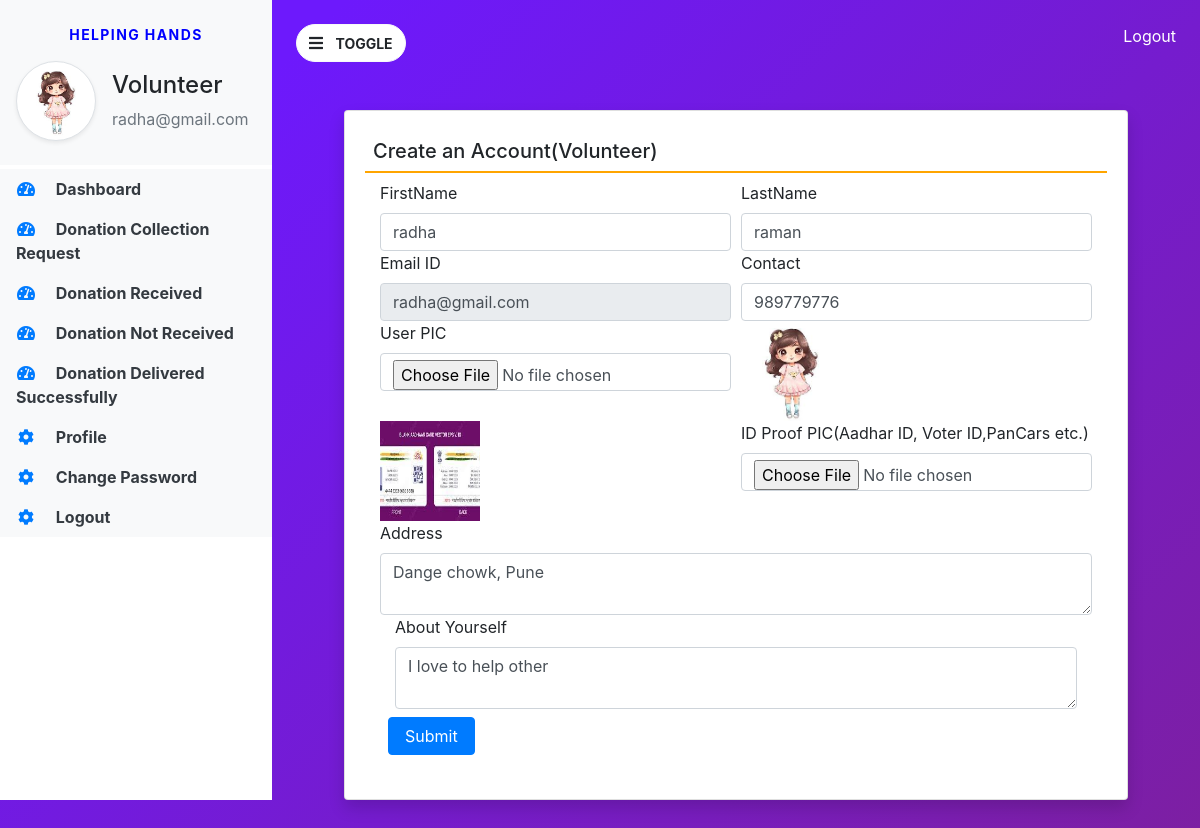
Page /profile_volunteer (signed in) on the committed database.
### helpinghands/models.py (models this page shows, shortened)
class Volunteer(models.Model):
    user=models.ForeignKey(User,on_delete=models.CASCADE)
    contact=models.CharField(max_length=15,null=True)
    address=models.CharField(max_length=300,null=True)
    userpic=models.FileField(null=True)
    idpic = models.FileField(null=True)
    aboutme=models.CharField(max_length=300,null=True)
    status=models.CharField(max_length=20,null=True)
    regdate=models.DateTimeField(auto_now_add=True)
    adminremark=models.CharField(max_length=300,null=True)
    updationdate=models.DateField(null=True)

### helpinghands/views.py (the view, shortened to what this page needs)
# urls.py: path('profile_volunteer', profile_volunteer, name='profile_volunteer'),
def profile_volunteer(request):
    if not request.user.is_authenticated:
        return redirect('volunteer_login')
    error = ""
    user = request.user
    volunteer = Volunteer.objects.get(user=user)
    return render(request, 'profile_volunteer.html', locals())

### helpinghands/templates/profile_volunteer.html (shortened to what this page needs)
{%  extends 'volunteer_base.html' %}
{% block main %}
<div class="card shadow m-5">
    <div class="card-body">
        <h5 class="p-2" style="border-bottom:2px solid orange">Create an Account(Volunteer)</h5>
        <div class="container-fluid">
            <form method="post" enctype="multipart/form-data">
                <div class="form-row">
                    <div class="col-sm-6">
                        <div class="from-group">
                            <label>FirstName</label>
                            <input type="text" name="firstname" class="form-control" placeholder="Enter FirstName" required pattern="[A-Za-z]+" value="{{volunteer.user.first_name}}">
                        </div>
                    </div>
                    <div class="col-sm-6">
                        <div class="from-group">
                            <label>LastName</label>
                            <input type="text" name="lastname" class="form-control" placeholder="Enter LastName" required pattern="[A-Za-z]+" value="{{volunteer.user.last_name}}">
                        </div>
                    </div>
                    <div class="col-sm-6">
                        <div class="from-group">
                            <label>Email ID</label>
                            <input type="email" name="email" class="form-control" placeholder="Enter Email Id" required value="{{volunteer.user.username}}" readonly>
                        </div>
                    </div>
                    <div class="col-sm-6">
                        <div class="from-group">
                            <label>Contact</label>
                            <input type="text" name="contact" class="form-control" placeholder="Enter Contact Number" required pattern="[0-9]+" value="{{volunteer.contact}}">
                        </div>
                    </div>
                    <div class="col-sm-6">
                        <div class="from-group">
                            <label>User PIC</label>
                            <input type="file" name="userpic" class="form-control" required >
                        </div>
                    </div>
                    <div class="col-sm-6">
                        <div class="from-group">
                            <img src = "{{volunteer.userpic.url}}" width="100" height="100">
                        </div>
                    </div>
                    <div class="col-sm-6">
                        <div class="from-group">
                            <img src = "{{volunteer.idpic.url}}" width="100" height="100">
                        </div>
                    </div>
                     <div class="col-sm-6">
                        <div class="from-group">
                            <label>ID Proof PIC(Aadhar ID, Voter ID,PanCars etc.)</label>
                            <input type="file" name="idpic" class="form-control" required >
                        </div>
                    </div>
                    <div class="col-sm-12">
                        <div class="from-group">
                            <label>Address</label>
                            <textarea name="address" class="form-control" placeholder="Enter Full Address" required >{{volunteer.address}}</textarea>
                        </div>
                    </div>
                </div>
                 <div class="col-sm-12">
                        <div class="from-group">
                            <label>About Yourself</label>
                            <textarea name="aboutme" class="form-control" placeholder="About Yourself" required >{{volunteer.aboutme}}</textarea>
                        </div>
                    </div>
                <input type="submit" value="Submit" class="m-2 px-3 btn btn-primary">
            </form>
        </div>
    </div>
</div>
{% endblock %}

### helpinghands/templates/volunteer_base.html (shortened to what this page needs)
{% load static %}
<html>
<body>
  <link rel="stylesheet" href="https://cdn.jsdelivr.net/npm/bootstrap@4.6.2/dist/css/bootstrap.min.css">
    <link rel="stylesheet" href="{% static 'css/base.css' %}">
    <link rel="stylesheet" href="https://cdnjs.cloudflare.com/ajax/libs/font-awesome/4.7.0/css/font-awesome.min.css">
    <link rel="stylesheet" href="https://use.fontawesome.com/releases/v5.7.0/css/all.css">
<link rel="stylesheet" href="https://cdn.datatables.net/2.0.6/css/dataTables.dataTables.css">
<link rel="stylesheet" href="https://cdn.datatables.net/buttons/3.0.2/css/buttons.dataTables.css">
<div class="vertical-nav bg-white" id="sidebar">
    <div class="py-4 px-3 mb-1 bg-light">
        <p class="text-center font-weight-bold text-uppercase px-3 small dashboard-text">Helping Hands</p>
        <div class="media d-flex align-items-center">
            <img src="{{request.user.volunteer_set.all.0.userpic.url}}" width="80" height="80" class="mr-3 rounded-circle img-thumbnail shadow-sm">
            <div class="media-body">
                <h4 class="mt-0">Volunteer</h4>
                <p class="text-muted mb-0">{{request.user.username}}</p>
            </div>
        </div>
    </div>
    <ul class="nav flex-column bg-white">
        <li class="nav-item">
            <a href="{% url 'volunteer_home' %}" class="nav-link text-dark bg-light">
                <i class="fas fa-tachometer-alt fa-fw mr-3 text-primary"></i>
                Dashboard
            </a>
        </li>
        <li class="nav-item">
            <a href="{% url 'collection_request' %}" class="nav-link text-dark bg-light">
                <i class="fas fa-tachometer-alt fa-fw mr-3 text-primary"></i>
                Donation Collection Request
            </a>
        </li>
         <li class="nav-item">
            <a href="{% url 'donationreceived_volunteer' %}" class="nav-link text-dark bg-light">
                <i class="fas fa-tachometer-alt fa-fw mr-3 text-primary"></i>
                Donation Received
            </a>
        </li>
        <li class="nav-item">
            <a href="{% url 'donationnotreceived_volunteer' %}" class="nav-link text-dark bg-light">
                <i class="fas fa-tachometer-alt fa-fw mr-3 text-primary"></i>
                Donation Not Received
            </a>
        </li>
        <li class="nav-item">
            <a href="{% url 'donationDelivered_volunteer' %}" class="nav-link text-dark bg-light">
                <i class="fas fa-tachometer-alt fa-fw mr-3 text-primary"></i>
                Donation Delivered Successfully
            </a>
        </li>
        <li class="nav-item">
            <a href="{% url 'profile_volunteer' %}" class="nav-link text-dark bg-light">
                <i class="fas fa-cog mr-3 text-primary fa-fw"></i>
                Profile
            </a>
        </li>
        <li class="nav-item">
            <a href="" class="nav-link text-dark bg-light">
                <i class="fas fa-cog mr-3 text-primary fa-fw"></i>
                Change Password
            </a>
        </li>
         <li class="nav-item">
            <a href="{% url 'logout' %}" class="nav-link text-dark bg-light">
                <i class="fas fa-cog mr-3 text-primary fa-fw"></i>
                Logout
            </a>
        </li>
    </ul>
</div>
<div class="page-content p-4" id="content">
    <a href="{% url 'logout' %}" title="Logout" class="float-right text-white">
  <i class="fa fa-sign-out" aria-hidden="true"></i>
  Logout
</a>
    <button id="sidebarCollapse" type="button" class="btn btn-light bg-white rounded-pill">
        <i class="fas fa-bars mr-2"></i>
        <small class="text-uppercase font-weight-bold">Toggle</small>
    </button>
    {% block main %}
    {% endblock %}
</div>
</body>
</html>

### helpinghands/static/css/base.css (style rules this page uses)
body { background-image :linear-gradient(135.9deg,rgba(109,25,252,1) 16.4%,rgba(125,31,160)); min-height:100vh; }
.vertical-nav { min-width:17rem; width:17rem; height:100vh; position:fixed; top:0; left:0; transition:all 0.4s; }
.page-content { width:calc(100%-17rem); margin-left:17rem; transition:all 0.4s; }
.dashboard-text { letter-spacing:0.1em; color:blue; }
.nav-link { font-weight:bold; }

### rows in the picture
Volunteer: firstname "radha", lastname "raman", email "radha@gmail.com", contact "989779776", userpic (picture), idpic (picture), address "Dange chowk, Pune", aboutme "I love to help other"

### other values in the picture
{{ request.user.username }} "radha@gmail.com"
